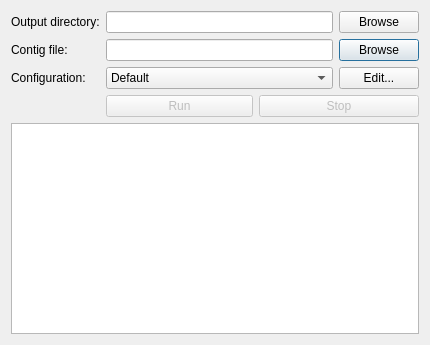
<?xml version="1.0" encoding="UTF-8"?>
<ui version="4.0">
 <class>RunDialog</class>
 <widget class="QDialog" name="RunDialog">
  <property name="geometry">
   <rect>
    <x>0</x>
    <y>0</y>
    <width>430</width>
    <height>345</height>
   </rect>
  </property>
  <property name="windowTitle">
   <string>Run QualitySNPng</string>
  </property>
  <layout class="QGridLayout" name="gridLayout">
   <item row="0" column="0">
    <widget class="QLabel" name="label_3">
     <property name="text">
      <string>Output directory:</string>
     </property>
    </widget>
   </item>
   <item row="0" column="1" colspan="3">
    <widget class="QLineEdit" name="runName">
     <property name="inputMask">
      <string/>
     </property>
     <property name="readOnly">
      <bool>true</bool>
     </property>
    </widget>
   </item>
   <item row="1" column="0">
    <widget class="QLabel" name="label">
     <property name="text">
      <string>Contig file:</string>
     </property>
    </widget>
   </item>
   <item row="1" column="1" colspan="3">
    <widget class="QLineEdit" name="contigFileName">
     <property name="readOnly">
      <bool>true</bool>
     </property>
    </widget>
   </item>
   <item row="1" column="4">
    <widget class="QPushButton" name="browseButton">
     <property name="text">
      <string>Browse</string>
     </property>
    </widget>
   </item>
   <item row="2" column="0">
    <widget class="QLabel" name="label_2">
     <property name="text">
      <string>Configuration:</string>
     </property>
    </widget>
   </item>
   <item row="2" column="1" colspan="3">
    <widget class="QComboBox" name="configurationComboBox">
     <item>
      <property name="text">
       <string>Default</string>
      </property>
     </item>
    </widget>
   </item>
   <item row="3" column="1" colspan="2">
    <widget class="QPushButton" name="runButton">
     <property name="enabled">
      <bool>false</bool>
     </property>
     <property name="text">
      <string>Run</string>
     </property>
    </widget>
   </item>
   <item row="3" column="3" colspan="2">
    <widget class="QPushButton" name="stopButton">
     <property name="enabled">
      <bool>false</bool>
     </property>
     <property name="text">
      <string>Stop</string>
     </property>
    </widget>
   </item>
   <item row="4" column="0" colspan="5">
    <widget class="QPlainTextEdit" name="logText">
     <property name="undoRedoEnabled">
      <bool>false</bool>
     </property>
     <property name="readOnly">
      <bool>true</bool>
     </property>
    </widget>
   </item>
   <item row="0" column="4">
    <widget class="QPushButton" name="outputDirButton">
     <property name="text">
      <string>Browse</string>
     </property>
    </widget>
   </item>
   <item row="2" column="4">
    <widget class="QPushButton" name="editButton">
     <property name="text">
      <string>Edit...</string>
     </property>
    </widget>
   </item>
  </layout>
 </widget>
 <tabstops>
  <tabstop>runName</tabstop>
  <tabstop>contigFileName</tabstop>
  <tabstop>browseButton</tabstop>
  <tabstop>configurationComboBox</tabstop>
  <tabstop>runButton</tabstop>
  <tabstop>stopButton</tabstop>
  <tabstop>logText</tabstop>
 </tabstops>
 <resources/>
 <connections/>
</ui>
